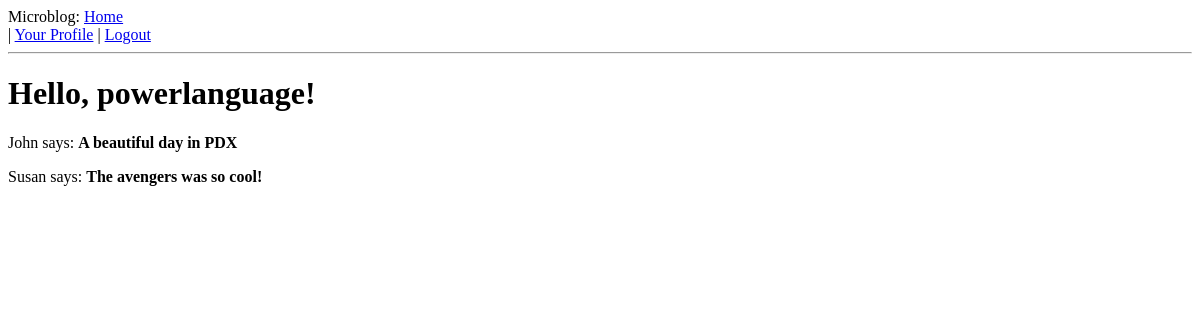
Before: /index (signed in) with the older database file.
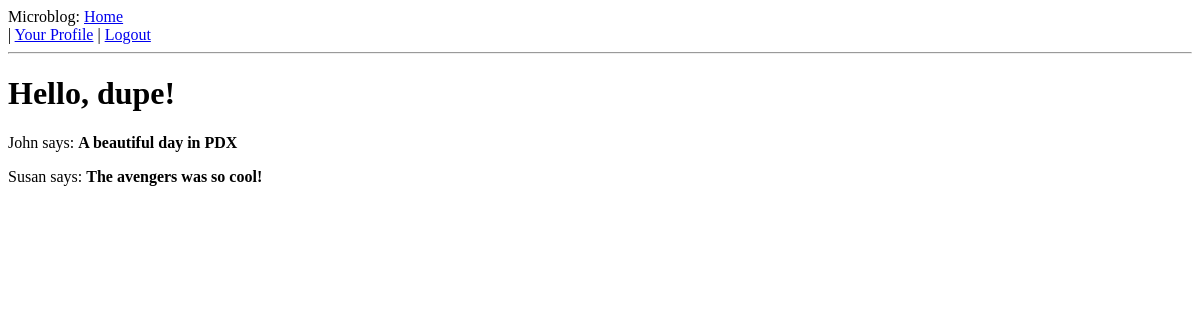
After: the same page with the newer database file.
### app/models.py (models this page shows, shortened)
class User(db.Model):
  id = db.Column(db.Integer, primary_key=True)
  nickname = db.Column(db.String(64), index=True, unique=True)
  email = db.Column(db.String(120), index=True, unique=True)
  posts = db.relationship('Post', backref='author', lazy='dynamic')
  about_me = db.Column(db.String(140))
  last_seen = db.Column(db.DateTime)
  @property
  def is_authenticated(self):
      return True

### app/views.py (the view)
@app.route('/')
@app.route('/index')
@login_required
def index():
  user = g.user
  posts = [ #fake array of posts
    {
      'author': {'nickname': 'John'},
      'body': 'A beautiful day in PDX'
    },
    {
      'author': {'nickname': 'Susan'},
      'body': "The avengers was so cool!"
    }
  ]
  return render_template('index.html',
                          title='Home',
                          user=user,
                          posts=posts)

### app/views.py (called while the page is built)
@lm.user_loader
def load_user(id):
  return User.query.get(int(id))

@app.before_request
def before_request():
  g.user = current_user

### app/templates/index.html
{% extends "base.html" %}
{% block content %}
    <h1>Hello, {{ user.nickname }}!</h1>
    {% for post in posts %}
      <div><p>{{ post.author.nickname }} says: <b>{{ post.body }}</b></p></div>
    {% endfor%}
{% endblock %}

### app/templates/base.html (shortened to what this page needs)
<html>
  <head>
  </head>
  <body>
    <div>Microblog: <a href="/index">Home</a></div>
    {% if g.user.is_authenticated %}
    | <a href="{{ url_for('user', nickname=g.user.nickname) }}">Your Profile</a>
    | <a href="{{ url_for('logout') }}">Logout</a>
    {% endif %}
    <hr>
    {% block content %}
    {% endblock %}
  </body>
</html>

Changed rows visible on the page:
changed User: nickname "powerlanguage" → "dupe"
